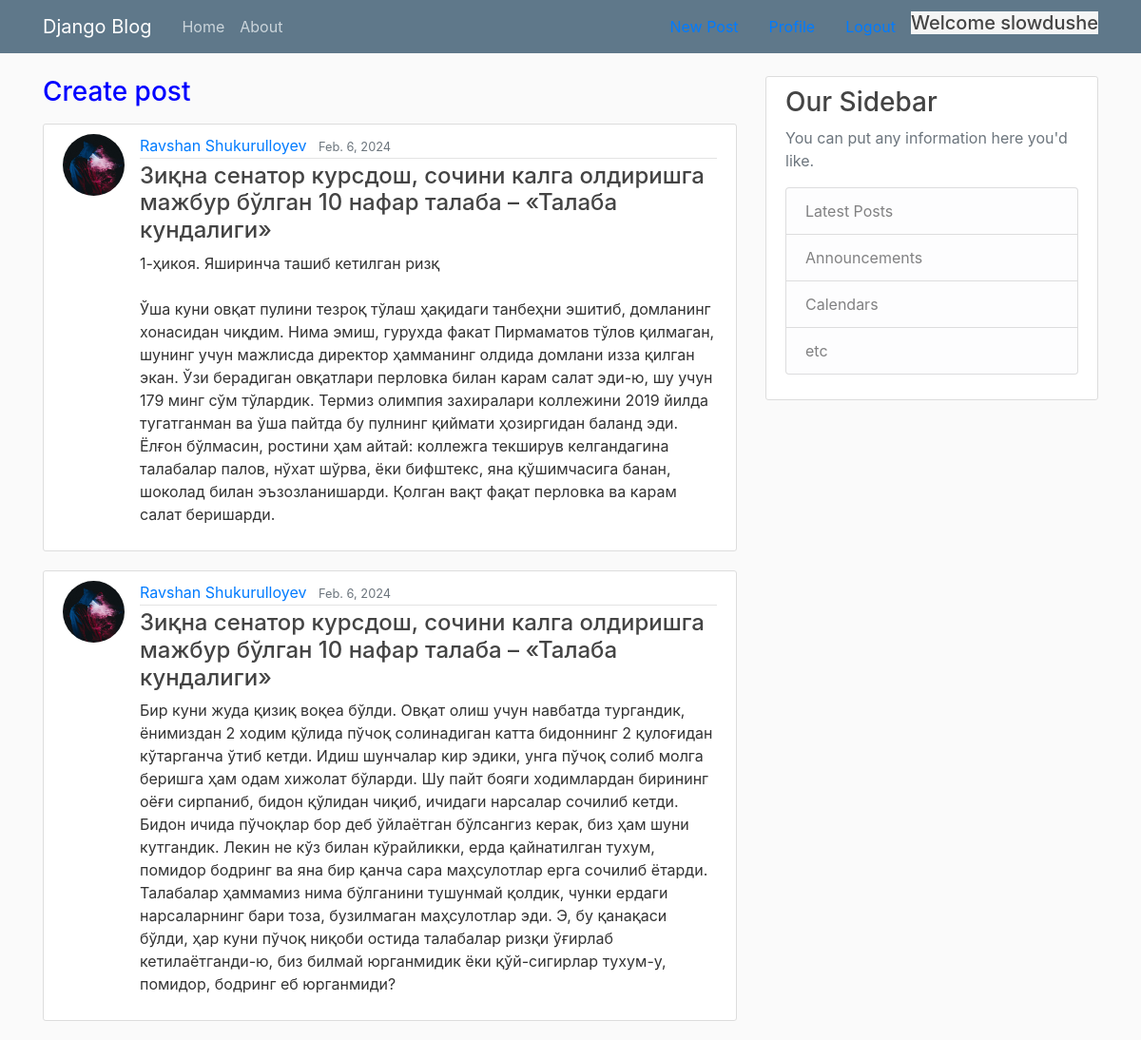
The app's page /Profile-page/ (signed in) with its own data.
### blog/models.py (models this page shows, shortened)
class AbstractBaseModel(models.Model):
    created_at = models.DateTimeField(auto_now_add=True)
    updated_at = models.DateTimeField(auto_now=True)
    class Meta:
        abstract = True

class User(AbstractUser, AbstractBaseModel):
    avatar = models.ImageField(upload_to='avatars/', null=True, default='avatars/default/logo.png')

class Post(AbstractBaseModel):
    title = models.CharField(max_length=120)
    content = models.TextField()
    publisher_at = models.DateField()
    is_active = models.BooleanField(default=False)
    author = models.ForeignKey("User", models.CASCADE, "posts")

### blog/views.py (the view)
# urls.py: path('Profile-page/',UserProfilePageView.as_view(),                     name='profile'),
class UserProfilePageView(LoginRequiredMixin, View):
    def get(self, request):
        posts  = Post.objects.filter(author=request.user)
        return render(request, 'blog/user_posts.html', {
            "posts":posts,
        })

### blog/templates/blog/user_posts.html (shortened to what this page needs)
{% extends 'blog/base.html' %}
{% load static %}
{% block content %}
    <main role="main" class="container">
      <div class="row">
        <div class="col-md-8">
            {% if post %}
            <h1 class="mb-3">Posts {{ request.user.first_name }} {{ request.user.last_name }}</h1>
            {% else %}
            <a href="{% url 'post_form' %}"><h3 style="color: blue;"><p>Create post</p></h3></a>
            {% endif %}
            {% for post in posts %}
             <article class="media content-section">
              <a href="{{ post.author.avatar.url }}">
                <img class="rounded-circle article-img" src="{{ post.author.avatar.url }}" alt="error in img">
              </a>
              <div class="media-body">
                <div class="article-metadata">
                  <a class="mr-2" href="{% url 'user_posts' %}">{{ post.author.first_name }} {{ post.author.last_name }}</a>
                  <small class="text-muted">{{ post.publisher_at }}</small>
                </div>
                <h4><a class="article-title" href="{% url 'post_detail' post.id %}">{{ post.title }}</a></h4>
                <p class="article-content">{{ post.content }}</p>
              </div>
            </article>
           {% endfor %}
          </div>
         {% include 'blog/base_last_post.html' %}
      </div>
      </main>
{% endblock %}

### blog/templates/blog/base.html (shortened to what this page needs)
{% load static %}
<!DOCTYPE html>
<html>
<head>
    <link rel="stylesheet" href="https://maxcdn.bootstrapcdn.com/bootstrap/4.0.0/css/bootstrap.min.css">
    <link rel="stylesheet" type="text/css" href="{% static 'blog/main.css' %}">
</head>
<body>
    <header class="site-header">
      <nav class="navbar navbar-expand-md navbar-dark bg-steel fixed-top">
        <div class="container">
          <a class="navbar-brand mr-4" href="{% url 'home' %}">Django Blog</a>
          <div class="collapse navbar-collapse" id="navbarToggle">
            <div class="navbar-nav mr-auto">
              <a class="nav-item nav-link" href="{% url 'home' %}">Home</a>
              <a class="nav-item nav-link" href="{% url 'about' %}">About</a>
            </div>
              {% if request.user.is_authenticated %}
                <a class="nav-item nav-link" href="{% url 'post_form' %}">New Post</a>
                <a class="nav-item nav-link" href="{% url 'profile' %}">Profile</a>
                <a class="nav-item nav-link" href="{% url 'logout' %}">Logout</a>
                <h5 style="background-color: whitesmoke">Welcome {{ request.user }}</h5>
              {% else %}
                <a class="nav-item nav-link" href="{% url 'login' %}">Login</a>
                <a class="nav-item nav-link" href="{% url 'register' %}">Register</a>
              {% endif %}
          </div>
        </div>
      </nav>
    </header>
    {% block content %}
    {% endblock %}
</body>
</html>

### blog/static/blog/main.css (style rules this page uses)
body { background: #fafafa; color: #333333; margin-top: 5rem; }
h1, h2, h3, h4, h5, h6 { color: #444444; }
.bg-steel { background-color: #5f788a; }
.site-header .navbar-nav .nav-link { color: #cbd5db; }
.content-section { background: #ffffff; padding: 10px 20px; border: 1px solid #dddddd; border-radius: 3px; margin-bottom: 20px; }
.article-title { color: #444444; }
.article-content { white-space: pre-line; }
.article-img { height: 65px; width: 65px; margin-right: 16px; }
.article-metadata { padding-bottom: 1px; margin-bottom: 4px; border-bottom: 1px solid #e3e3e3 }

### records on screen
User: user "slowdushe"
Post: author.avatar (picture), author.first_name "Ravshan", author.last_name "Shukurulloyev", publisher_at "Feb. 6, 2024", title "Зиқна сенатор курсдош, сочини калга олдиришга мажбур бўлган 10 нафар талаба – «Талаба кундалиги»", content "1-ҳикоя. Яширинча ташиб кетилган ризқ Ўша куни овқат пулини тезроқ тўлаш ҳақидаги танбеҳни эшитиб, домланинг хонасидан чиқдим. Нима эмиш, гурухда факат Пирмаматов тўлов қилмаган, шунинг учун мажлисда директор ҳамманинг олдида домлани изза қилган экан. Ўзи берадиган овқатлари перловка билан карам салат эди-ю, шу учун 179 минг сўм тўлардик. Термиз олимпия захиралари коллежини 2019 йилда тугатганман ва ўша пайтда бу пулнинг қиймати ҳозиргидан баланд эди. Ёлғон бўлмасин, ростини ҳам айтай: коллежга текширув келгандагина талабалар палов, нўхат шўрва, ёки бифштекс, яна қўшимчасига банан, шоколад билан эъзозланишарди. Қолган вақт фақат перловка ва карам салат беришарди."
Post: author.avatar (picture), author.first_name "Ravshan", author.last_name "Shukurulloyev", publisher_at "Feb. 6, 2024", title "Зиқна сенатор курсдош, сочини калга олдиришга мажбур бўлган 10 нафар талаба – «Талаба кундалиги»", content "Бир куни жуда қизиқ воқеа бўлди. Овқат олиш учун навбатда тургандик, ёнимиздан 2 ходим қўлида пўчоқ солинадиган катта бидоннинг 2 қулоғидан кўтарганча ўтиб кетди. Идиш шунчалар кир эдики, унга пўчоқ солиб молга беришга ҳам одам хижолат бўларди. Шу пайт бояги ходимлардан бирининг оёғи сирпаниб, бидон қўлидан чиқиб, ичидаги нарсалар сочилиб кетди. Бидон ичида пўчоқлар бор деб ўйлаётган бўлсангиз керак, биз ҳам шуни кутгандик. Лекин не кўз билан кўрайликки, ерда қайнатилган тухум, помидор бодринг ва яна бир қанча сара маҳсулотлар ерга сочилиб ётарди. Талабалар ҳаммамиз нима бўлганини тушунмай қолдик, чунки ердаги нарсаларнинг бари тоза, бузилмаган маҳсулотлар эди. Э, бу қанақаси бўлди, ҳар…"
